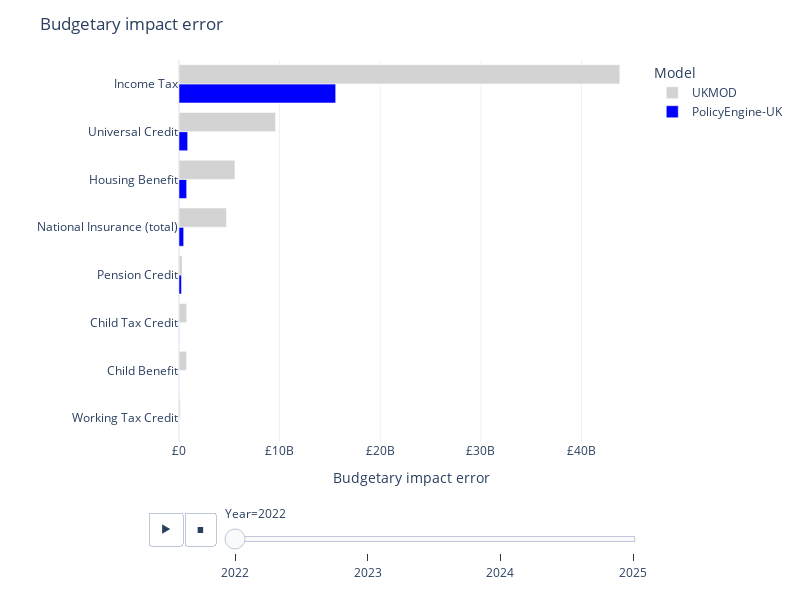

Notebook code cell kept with this figure:
### Code cell
pd.set_option("display.max_colwidth", 0)
pd.set_option("display.max_rows", 500)


def error_chart(table, title=None):
    hovertemplate = "<b>%{customdata[4]} in %{customdata[3]}</b><br>Error: %{x}<br>Official: £%{customdata[2]}bn<br>PolicyEngine-UK: £%{customdata[0]}bn<br>UKMOD: £%{customdata[1]}bn"
    table = table.replace("", np.nan).dropna(axis=0)
    table[[policyengine_uk, UKMOD]] = (
        table[[policyengine_uk, UKMOD]].abs() / 1e2
    )
    fig = (
        px.bar(
            table.sort_values(["Year", policyengine_uk]),
            x=[policyengine_uk, UKMOD],
            y="Program",
            orientation="h",
            animation_frame="Year",
            barmode="group",
            color_discrete_map={
                policyengine_uk: "blue",
                UKMOD: "lightgrey",
            },
            custom_data=[
                "PolicyEngine-UK budgetary impact",
                "UKMOD budgetary impact",
                "External budgetary impact",
                "Year",
                "Program",
            ],
        )
        .update_layout(
            width=800,
            height=600,
            xaxis_tickprefix="£",
            xaxis_title="Budgetary impact error",
            title=title,
            template="plotly_white",
            legend_title="Model",
            yaxis_title="",
            legend_traceorder="reversed",
        )
        .update_traces(hovertemplate=hovertemplate)
    )
    for frame in fig.frames:
        for data in frame.data:
            data.hovertemplate = hovertemplate
    return fig


error_chart(
    tables_to_model_comparisons(
        {
            "": model_validation_table(
                budgetary_impact_error,
                models=[policyengine_uk, UKMOD],
                divisor=1e-2,
                decimals=1,
            ),
            "budgetary impact": model_validation_table(
                budgetary_impact, divisor=1e9, decimals=1
            ),
        }
    ),
    title="Budgetary impact error",
)

### Figure 1 — Plotly figure (JSON) as saved in the notebook; plotly's stock layout.template omitted (floating-point values rounded to 4 significant figures)
{"data": [{"alignmentgroup": "True", "customdata": [[1.7, 1.6, 1.7, 2022, "Working Tax Credit"], [11.2, 12, 11.2, 2022, "Child Benefit"], [6.2, 5.4, 6.1, 2022, "Child Tax Credit"], [4.7, 4.2, 4.5, 2022, "Pension Credit"], [150.8, 156, 151.3, 2022, "National Insurance (total)"], [15.1, 10.3, 15.9, 2022, "Housing Benefit"], [42.8, 34.1, 43.7, 2022, "Universal Credit"], [189.4, 161.2, 205, 2022, "Income Tax"]], "hovertemplate": "<b>%{customdata[4]} in %{customdata[3]}</b><br>Error: %{x}<br>Official: £%{customdata[2]}bn<br>PolicyEngine-UK: £%{customdata[0]}bn<br>UKMOD: £%{customdata[1]}bn", "legendgroup": "PolicyEngine-UK", "marker": {"color": "blue", "pattern": {"shape": ""}}, "name": "PolicyEngine-UK", "offsetgroup": "PolicyEngine-UK", "orientation": "h", "showlegend": true, "textposition": "auto", "type": "bar", "x": [261600.0, 2777000.0, 8538000.0, 245700000.0, 463400000.0, 758800000.0, 860400000.0, 15570000000.0], "xaxis": "x", "y": ["Working Tax Credit", "Child Benefit", "Child Tax Credit", "Pension Credit", "National Insurance (total)", "Housing Benefit", "Universal Credit", "Income Tax"], "yaxis": "y"}, {"alignmentgroup": "True", "customdata": [[1.7, 1.6, 1.7, 2022, "Working Tax Credit"], [11.2, 12, 11.2, 2022, "Child Benefit"], [6.2, 5.4, 6.1, 2022, "Child Tax Credit"], [4.7, 4.2, 4.5, 2022, "Pension Credit"], [150.8, 156, 151.3, 2022, "National Insurance (total)"], [15.1, 10.3, 15.9, 2022, "Housing Benefit"], [42.8, 34.1, 43.7, 2022, "Universal Credit"], [189.4, 161.2, 205, 2022, "Income Tax"]], "hovertemplate": "<b>%{customdata[4]} in %{customdata[3]}</b><br>Error: %{x}<br>Official: £%{customdata[2]}bn<br>PolicyEngine-UK: £%{customdata[0]}bn<br>UKMOD: £%{customdata[1]}bn", "legendgroup": "UKMOD", "marker": {"color": "lightgrey", "pattern": {"shape": ""}}, "name": "UKMOD", "offsetgroup": "UKMOD", "orientation": "h", "showlegend": true, "textposition": "auto", "type": "bar", "x": [121800000.0, 750000000, 765700000.0, 313000000, 4716000000, 5562000000, 9584000000, 43803000000], "xaxis": "x", "y": ["Working Tax Credit", "Child Benefit", "Child Tax Credit", "Pension Credit", "National Insurance (total)", "Housing Benefit", "Universal Credit", "Income Tax"], "yaxis": "y"}], "layout": {"barmode": "group", "height": 600, "legend": {"title": {"text": "Model"}, "tracegroupgap": 0, "traceorder": "reversed"}, "margin": {"t": 60}, "sliders": [{"active": 0, "currentvalue": {"prefix": "Year="}, "len": 0.9, "pad": {"b": 10, "t": 60}, "steps": [{"args": [["2022"], {"frame": {"duration": 0, "redraw": true}, "fromcurrent": true, "mode": "immediate", "transition": {"duration": 0, "easing": "linear"}}], "label": "2022", "method": "animate"}, {"args": [["2023"], {"frame": {"duration": 0, "redraw": true}, "fromcurrent": true, "mode": "immediate", "transition": {"duration": 0, "easing": "linear"}}], "label": "2023", "method": "animate"}, {"args": [["2024"], {"frame": {"duration": 0, "redraw": true}, "fromcurrent": true, "mode": "immediate", "transition": {"duration": 0, "easing": "linear"}}], "label": "2024", "method": "animate"}, {"args": [["2025"], {"frame": {"duration": 0, "redraw": true}, "fromcurrent": true, "mode": "immediate", "transition": {"duration": 0, "easing": "linear"}}], "label": "2025", "method": "animate"}], "x": 0.1, "xanchor": "left", "y": 0, "yanchor": "top"}], "title": {"text": "Budgetary impact error"}, "updatemenus": [{"buttons": [{"args": [null, {"frame": {"duration": 500, "redraw": true}, "fromcurrent": true, "mode": "immediate", "transition": {"duration": 500, "easing": "linear"}}], "label": "&#9654;", "method": "animate"}, {"args": [[null], {"frame": {"duration": 0, "redraw": true}, "fromcurrent": true, "mode": "immediate", "transition": {"duration": 0, "easing": "linear"}}], "label": "&#9724;", "method": "animate"}], "direction": "left", "pad": {"r": 10, "t": 70}, "showactive": false, "type": "buttons", "x": 0.1, "xanchor": "right", "y": 0, "yanchor": "top"}], "width": 800, "xaxis": {"anchor": "y", "domain": [0, 1], "tickprefix": "£", "title": {"text": "Budgetary impact error"}}, "yaxis": {"anchor": "x", "domain": [0, 1], "title": {"text": ""}}}}
